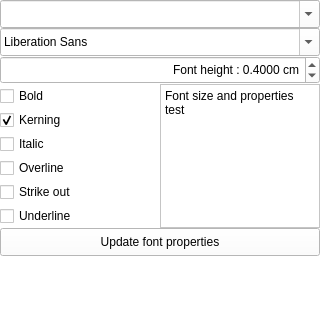
<?xml version="1.0" encoding="UTF-8"?>
<ui version="4.0">
 <class>nFontConfigurator</class>
 <widget class="QWidget" name="nFontConfigurator">
  <property name="geometry">
   <rect>
    <x>0</x>
    <y>0</y>
    <width>320</width>
    <height>320</height>
   </rect>
  </property>
  <property name="windowTitle">
   <string>Font configurator</string>
  </property>
  <property name="styleSheet">
   <string notr="true">background-color: rgb(255, 255, 255);</string>
  </property>
  <widget class="QComboBox" name="FontItems">
   <property name="geometry">
    <rect>
     <x>0</x>
     <y>0</y>
     <width>320</width>
     <height>28</height>
    </rect>
   </property>
   <property name="editable">
    <bool>true</bool>
   </property>
  </widget>
  <widget class="QDoubleSpinBox" name="Height">
   <property name="geometry">
    <rect>
     <x>0</x>
     <y>56</y>
     <width>320</width>
     <height>28</height>
    </rect>
   </property>
   <property name="alignment">
    <set>Qt::AlignRight|Qt::AlignTrailing|Qt::AlignVCenter</set>
   </property>
   <property name="prefix">
    <string>Font height : </string>
   </property>
   <property name="suffix">
    <string> cm</string>
   </property>
   <property name="decimals">
    <number>4</number>
   </property>
   <property name="minimum">
    <double>0.001000000000000</double>
   </property>
   <property name="singleStep">
    <double>0.010000000000000</double>
   </property>
   <property name="value">
    <double>0.400000000000000</double>
   </property>
  </widget>
  <widget class="QCheckBox" name="Bold">
   <property name="geometry">
    <rect>
     <x>0</x>
     <y>84</y>
     <width>160</width>
     <height>24</height>
    </rect>
   </property>
   <property name="text">
    <string>Bold</string>
   </property>
  </widget>
  <widget class="QCheckBox" name="Kerning">
   <property name="geometry">
    <rect>
     <x>0</x>
     <y>108</y>
     <width>160</width>
     <height>24</height>
    </rect>
   </property>
   <property name="text">
    <string>Kerning</string>
   </property>
   <property name="checked">
    <bool>true</bool>
   </property>
  </widget>
  <widget class="QCheckBox" name="Italic">
   <property name="geometry">
    <rect>
     <x>0</x>
     <y>132</y>
     <width>160</width>
     <height>24</height>
    </rect>
   </property>
   <property name="text">
    <string>Italic</string>
   </property>
  </widget>
  <widget class="QCheckBox" name="Overline">
   <property name="geometry">
    <rect>
     <x>0</x>
     <y>156</y>
     <width>160</width>
     <height>24</height>
    </rect>
   </property>
   <property name="text">
    <string>Overline</string>
   </property>
  </widget>
  <widget class="QCheckBox" name="Strikeout">
   <property name="geometry">
    <rect>
     <x>0</x>
     <y>180</y>
     <width>160</width>
     <height>24</height>
    </rect>
   </property>
   <property name="text">
    <string>Strike out</string>
   </property>
  </widget>
  <widget class="QCheckBox" name="Underline">
   <property name="geometry">
    <rect>
     <x>0</x>
     <y>204</y>
     <width>160</width>
     <height>24</height>
    </rect>
   </property>
   <property name="text">
    <string>Underline</string>
   </property>
  </widget>
  <widget class="QTextEdit" name="Test">
   <property name="geometry">
    <rect>
     <x>160</x>
     <y>84</y>
     <width>160</width>
     <height>144</height>
    </rect>
   </property>
   <property name="html">
    <string>&lt;!DOCTYPE HTML PUBLIC &quot;-//W3C//DTD HTML 4.0//EN&quot; &quot;http://www.w3.org/TR/REC-html40/strict.dtd&quot;&gt;
&lt;html&gt;&lt;head&gt;&lt;meta name=&quot;qrichtext&quot; content=&quot;1&quot; /&gt;&lt;style type=&quot;text/css&quot;&gt;
p, li { white-space: pre-wrap; }
&lt;/style&gt;&lt;/head&gt;&lt;body style=&quot; font-family:'PMingLiU'; font-size:9pt; font-weight:400; font-style:normal;&quot;&gt;
&lt;p style=&quot; margin-top:0px; margin-bottom:0px; margin-left:0px; margin-right:0px; -qt-block-indent:0; text-indent:0px;&quot;&gt;Font size and properties test&lt;/p&gt;&lt;/body&gt;&lt;/html&gt;</string>
   </property>
  </widget>
  <widget class="QToolButton" name="Update">
   <property name="geometry">
    <rect>
     <x>0</x>
     <y>228</y>
     <width>320</width>
     <height>28</height>
    </rect>
   </property>
   <property name="text">
    <string>Update font properties</string>
   </property>
  </widget>
  <widget class="QFontComboBox" name="Fonts">
   <property name="geometry">
    <rect>
     <x>0</x>
     <y>28</y>
     <width>320</width>
     <height>28</height>
    </rect>
   </property>
  </widget>
 </widget>
 <resources/>
 <connections>
  <connection>
   <sender>Bold</sender>
   <signal>stateChanged(int)</signal>
   <receiver>nFontConfigurator</receiver>
   <slot>FontChanged(int)</slot>
   <hints>
    <hint type="sourcelabel">
     <x>79</x>
     <y>95</y>
    </hint>
    <hint type="destinationlabel">
     <x>159</x>
     <y>159</y>
    </hint>
   </hints>
  </connection>
  <connection>
   <sender>Kerning</sender>
   <signal>stateChanged(int)</signal>
   <receiver>nFontConfigurator</receiver>
   <slot>FontChanged(int)</slot>
   <hints>
    <hint type="sourcelabel">
     <x>79</x>
     <y>119</y>
    </hint>
    <hint type="destinationlabel">
     <x>159</x>
     <y>159</y>
    </hint>
   </hints>
  </connection>
  <connection>
   <sender>Italic</sender>
   <signal>stateChanged(int)</signal>
   <receiver>nFontConfigurator</receiver>
   <slot>FontChanged(int)</slot>
   <hints>
    <hint type="sourcelabel">
     <x>79</x>
     <y>143</y>
    </hint>
    <hint type="destinationlabel">
     <x>159</x>
     <y>159</y>
    </hint>
   </hints>
  </connection>
  <connection>
   <sender>Overline</sender>
   <signal>stateChanged(int)</signal>
   <receiver>nFontConfigurator</receiver>
   <slot>FontChanged(int)</slot>
   <hints>
    <hint type="sourcelabel">
     <x>79</x>
     <y>167</y>
    </hint>
    <hint type="destinationlabel">
     <x>159</x>
     <y>159</y>
    </hint>
   </hints>
  </connection>
  <connection>
   <sender>Strikeout</sender>
   <signal>stateChanged(int)</signal>
   <receiver>nFontConfigurator</receiver>
   <slot>FontChanged(int)</slot>
   <hints>
    <hint type="sourcelabel">
     <x>79</x>
     <y>191</y>
    </hint>
    <hint type="destinationlabel">
     <x>159</x>
     <y>159</y>
    </hint>
   </hints>
  </connection>
  <connection>
   <sender>Underline</sender>
   <signal>stateChanged(int)</signal>
   <receiver>nFontConfigurator</receiver>
   <slot>FontChanged(int)</slot>
   <hints>
    <hint type="sourcelabel">
     <x>79</x>
     <y>215</y>
    </hint>
    <hint type="destinationlabel">
     <x>159</x>
     <y>159</y>
    </hint>
   </hints>
  </connection>
  <connection>
   <sender>Height</sender>
   <signal>valueChanged(double)</signal>
   <receiver>nFontConfigurator</receiver>
   <slot>FontChanged(double)</slot>
   <hints>
    <hint type="sourcelabel">
     <x>159</x>
     <y>69</y>
    </hint>
    <hint type="destinationlabel">
     <x>159</x>
     <y>159</y>
    </hint>
   </hints>
  </connection>
  <connection>
   <sender>Fonts</sender>
   <signal>currentIndexChanged(int)</signal>
   <receiver>nFontConfigurator</receiver>
   <slot>FontChanged(int)</slot>
   <hints>
    <hint type="sourcelabel">
     <x>159</x>
     <y>41</y>
    </hint>
    <hint type="destinationlabel">
     <x>159</x>
     <y>159</y>
    </hint>
   </hints>
  </connection>
  <connection>
   <sender>FontItems</sender>
   <signal>currentIndexChanged(int)</signal>
   <receiver>nFontConfigurator</receiver>
   <slot>ItemChanged(int)</slot>
   <hints>
    <hint type="sourcelabel">
     <x>159</x>
     <y>13</y>
    </hint>
    <hint type="destinationlabel">
     <x>159</x>
     <y>159</y>
    </hint>
   </hints>
  </connection>
  <connection>
   <sender>Update</sender>
   <signal>clicked()</signal>
   <receiver>nFontConfigurator</receiver>
   <slot>Update()</slot>
   <hints>
    <hint type="sourcelabel">
     <x>159</x>
     <y>241</y>
    </hint>
    <hint type="destinationlabel">
     <x>159</x>
     <y>159</y>
    </hint>
   </hints>
  </connection>
 </connections>
</ui>
